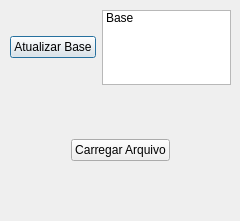
<?xml version="1.0" encoding="UTF-8"?>
<ui version="4.0">
 <class>title</class>
 <widget class="QDialog" name="title">
  <property name="geometry">
   <rect>
    <x>0</x>
    <y>0</y>
    <width>240</width>
    <height>221</height>
   </rect>
  </property>
  <property name="windowTitle">
   <string>Titulo</string>
  </property>
  <widget class="QWidget" name="horizontalLayoutWidget">
   <property name="geometry">
    <rect>
     <x>10</x>
     <y>10</y>
     <width>221</width>
     <height>75</height>
    </rect>
   </property>
   <layout class="QHBoxLayout" name="horizontalLayout">
    <item>
     <spacer name="horizontalSpacer_4">
      <property name="orientation">
       <enum>Qt::Horizontal</enum>
      </property>
      <property name="sizeHint" stdset="0">
       <size>
        <width>40</width>
        <height>20</height>
       </size>
      </property>
     </spacer>
    </item>
    <item>
     <widget class="QPushButton" name="update_base_button">
      <property name="text">
       <string>Atualizar Base</string>
      </property>
     </widget>
    </item>
    <item>
     <widget class="QListWidget" name="base_header">
      <item>
       <property name="text">
        <string>Base</string>
       </property>
      </item>
     </widget>
    </item>
    <item>
     <spacer name="horizontalSpacer_3">
      <property name="orientation">
       <enum>Qt::Horizontal</enum>
      </property>
      <property name="sizeHint" stdset="0">
       <size>
        <width>40</width>
        <height>20</height>
       </size>
      </property>
     </spacer>
    </item>
   </layout>
  </widget>
  <widget class="QWidget" name="horizontalLayoutWidget_2">
   <property name="geometry">
    <rect>
     <x>10</x>
     <y>90</y>
     <width>221</width>
     <height>121</height>
    </rect>
   </property>
   <layout class="QHBoxLayout" name="horizontalLayout_2">
    <item>
     <spacer name="horizontalSpacer">
      <property name="orientation">
       <enum>Qt::Horizontal</enum>
      </property>
      <property name="sizeHint" stdset="0">
       <size>
        <width>40</width>
        <height>20</height>
       </size>
      </property>
     </spacer>
    </item>
    <item>
     <widget class="QPushButton" name="load_file_button">
      <property name="text">
       <string>Carregar Arquivo</string>
      </property>
     </widget>
    </item>
    <item>
     <spacer name="horizontalSpacer_2">
      <property name="orientation">
       <enum>Qt::Horizontal</enum>
      </property>
      <property name="sizeHint" stdset="0">
       <size>
        <width>40</width>
        <height>20</height>
       </size>
      </property>
     </spacer>
    </item>
   </layout>
  </widget>
 </widget>
 <resources/>
 <connections/>
</ui>
